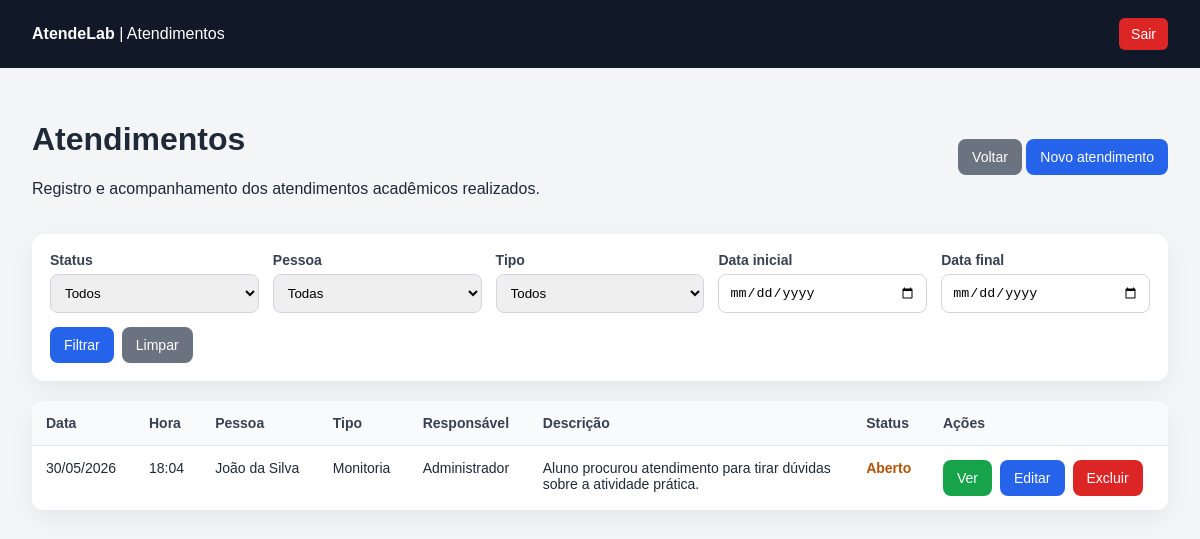
/atendimentos/index.php (signed in), run on an earlier commit of the app's database.
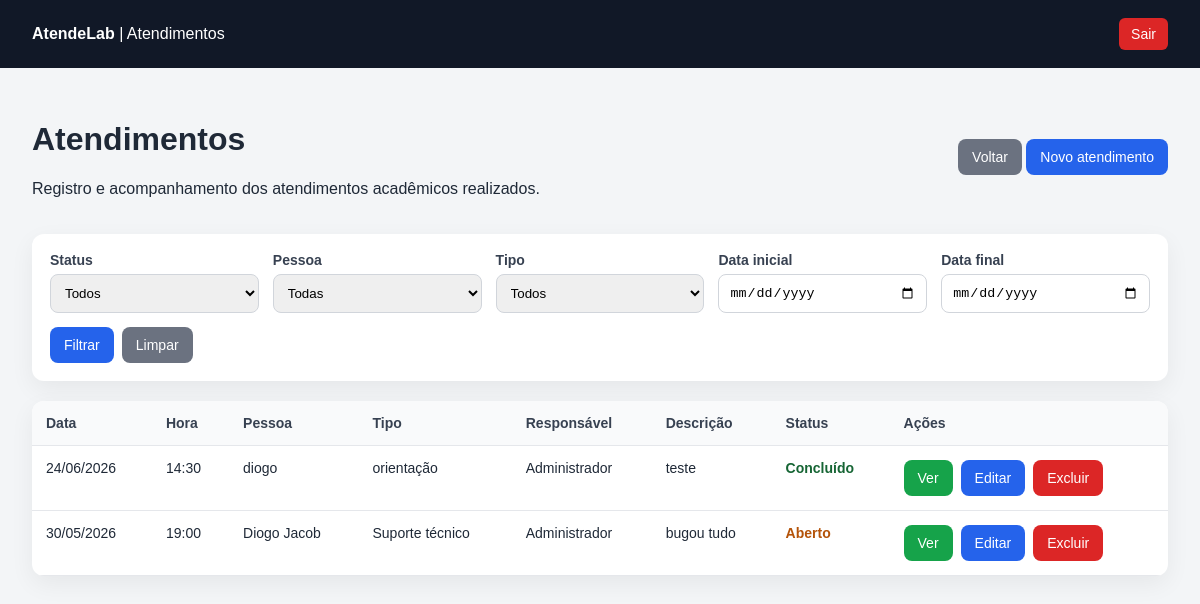
And on a later commit of the database.
### tables this page shows
CREATE TABLE `atendimentos` (
  `id` int(11) NOT NULL,
  `pessoa_id` int(11) NOT NULL,
  `tipo_atendimento_id` int(11) NOT NULL,
  `usuario_id` int(11) NOT NULL,
  `data_atendimento` date NOT NULL,
  `hora_atendimento` time NOT NULL,
  `descricao` text NOT NULL,
  `observacao` text DEFAULT NULL,
  `status` enum('aberto','em_andamento','concluido') DEFAULT 'aberto',
  `criado_em` timestamp NOT NULL DEFAULT current_timestamp(),
  `horario_atendimento` time DEFAULT NULL,
  `observacao_final` text DEFAULT NULL,
  `atualizado_em` timestamp NOT NULL DEFAULT current_timestamp() ON UPDATE current_timestamp()
);

CREATE TABLE `pessoas` (
  `id` int(11) NOT NULL,
  `nome` varchar(150) NOT NULL,
  `documento` varchar(30) NOT NULL,
  `email` varchar(150) NOT NULL,
  `telefone` varchar(20) DEFAULT NULL,
  `curso` varchar(120) DEFAULT NULL,
  `periodo` varchar(20) DEFAULT NULL,
  `status` enum('ativo','inativo') DEFAULT 'ativo',
  `criado_em` timestamp NOT NULL DEFAULT current_timestamp(),
  `observacoes` text DEFAULT NULL,
  `atualizado_em` timestamp NOT NULL DEFAULT current_timestamp() ON UPDATE current_timestamp()
);

CREATE TABLE `tipos_atendimentos` (
  `id` int(11) NOT NULL,
  `nome` varchar(100) NOT NULL,
  `descricao` text DEFAULT NULL,
  `status` enum('ativo','inativo') DEFAULT 'ativo',
  `criado_em` timestamp NOT NULL DEFAULT current_timestamp(),
  `atualizado_em` timestamp NOT NULL DEFAULT current_timestamp() ON UPDATE current_timestamp()
);

CREATE TABLE `usuarios` (
  `id` int(11) NOT NULL,
  `nome` varchar(100) NOT NULL,
  `email` varchar(100) NOT NULL,
  `senha` varchar(255) NOT NULL,
  `perfil` enum('admin','aluno','atendente') DEFAULT 'atendente',
  `status` enum('ativo','inativo') DEFAULT 'ativo',
  `criado_em` timestamp NOT NULL DEFAULT current_timestamp(),
  `atualizado_em` timestamp NOT NULL DEFAULT current_timestamp() ON UPDATE current_timestamp()
);

### atendimentos/index.php (the view, shortened to what the changed rows need)
<?php
require_once __DIR__ . '/../config/database.php';
$sql = "SELECT
            atendimentos.id,
            atendimentos.data_atendimento,
            atendimentos.hora_atendimento,
            atendimentos.descricao,
            atendimentos.status,
            pessoas.nome AS pessoa_nome,
            tipos_atendimentos.nome AS tipo_nome,
            usuarios.nome AS usuario_nome
        FROM atendimentos
        INNER JOIN pessoas ON atendimentos.pessoa_id = pessoas.id
        INNER JOIN tipos_atendimentos ON atendimentos.tipo_atendimento_id = tipos_atendimentos.id
        INNER JOIN usuarios ON atendimentos.usuario_id = usuarios.id
        WHERE 1 = 1";
$parametros = [];
$sql .= " ORDER BY atendimentos.criado_em DESC";
$stmt = $pdo->prepare($sql);
$stmt->execute($parametros);
$atendimentos = $stmt->fetchAll(PDO::FETCH_ASSOC);
function formatarStatus($status) {
    if ($status === 'aberto') {
        return 'Aberto';
    }
    if ($status === 'concluido') {
        return 'Concluído';
    }
    return $status;
}
?>
<!DOCTYPE html>
<html lang="pt-br">
<head>
</head>
<body>
<main>
    <div class="topo">
        <div>
            <h1>Atendimentos</h1>
        </div>
    </div>
    <table>
        <thead>
            <tr>
                <th>Data</th>
                <th>Hora</th>
                <th>Pessoa</th>
                <th>Tipo</th>
                <th>Responsável</th>
                <th>Descrição</th>
                <th>Status</th>
                <th>Ações</th>
            </tr>
        </thead>
        <tbody>
            <?php if (count($atendimentos) > 0): ?>
                <?php foreach ($atendimentos as $atendimento): ?>
                    <tr>
                        <td><?php echo date('d/m/Y', strtotime($atendimento['data_atendimento'])); ?></td>
                        <td><?php echo substr($atendimento['hora_atendimento'], 0, 5); ?></td>
                        <td><?php echo htmlspecialchars($atendimento['pessoa_nome']); ?></td>
                        <td><?php echo htmlspecialchars($atendimento['tipo_nome']); ?></td>
                        <td><?php echo htmlspecialchars($atendimento['usuario_nome']); ?></td>
                        <td class="descricao"><?php echo htmlspecialchars($atendimento['descricao']); ?></td>
                        <td>
                            <span class="status-<?php echo htmlspecialchars($atendimento['status']); ?>">
                                <?php echo formatarStatus($atendimento['status']); ?>
                            </span>
                        </td>
                        <td>
                            <div class="acoes">
                                <a class="btn btn-verde" href="visualizar.php?id=<?php echo $atendimento['id']; ?>">Ver</a>
                                <a class="btn" href="editar.php?id=<?php echo $atendimento['id']; ?>">Editar</a>
                                <a class="btn btn-alerta" href="excluir.php?id=<?php echo $atendimento['id']; ?>" onclick="return confirm('Deseja realmente remover este atendimento?')">Excluir</a>
                            </div>
                        </td>
                    </tr>
                <?php endforeach; ?>
            <?php else: ?>
                <tr>
                    <td colspan="8">Nenhum atendimento encontrado para os filtros selecionados.</td>
                </tr>
            <?php endif; ?>
        </tbody>
    </table>
</main>
</body>
</html>

What changed in the data, as far as the page shows it:
removed atendimentos: data_atendimento "30/05/2026", hora_atendimento "18:04", pessoa.nome "João da Silva", tipo_atendimento.nome "Monitoria", usuario.nome "Administrador", descricao "Aluno procurou atendimento para tirar dúvidas sobre a atividade prática.", status "Aberto"
added atendimentos: data_atendimento "24/06/2026", hora_atendimento "14:30", pessoa.nome "diogo", tipo_atendimento.nome "orientação", usuario.nome "Administrador", descricao "teste", status "Concluído"
added atendimentos: data_atendimento "30/05/2026", hora_atendimento "19:00", pessoa.nome "Diogo Jacob", tipo_atendimento.nome "Suporte técnico", usuario.nome "Administrador", descricao "bugou tudo", status "Aberto"
